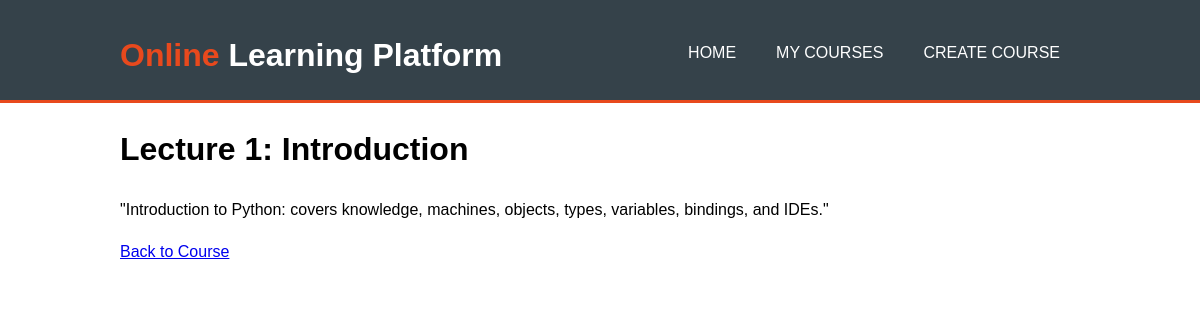
The page /lesson/1/ (signed in) on the database its author committed.
### courses/models.py (models this page shows, shortened)
class Lesson(models.Model):
    course = models.ForeignKey(Course, on_delete=models.CASCADE, related_name='lessons')
    title = models.CharField(max_length=200)
    content = models.TextField()

### courses/views.py (the view)
# urls.py: path('lesson/<int:lesson_id>/', views.lesson_detail, name='lesson_detail'),
@login_required
def lesson_detail(request, lesson_id):
    lesson = get_object_or_404(Lesson, id=lesson_id)
    if request.user.is_staff or Enrollment.objects.filter(student=request.user, course=lesson.course).exists():
        return render(request, 'courses/lesson_detail.html', {'lesson': lesson})
    else:
        messages.error(request, "You are not enrolled in this course.")
        return redirect('home')

### courses/templates/courses/lesson_detail.html (shortened to what this page needs)
{% extends 'courses/base.html' %}
{% block content %}
    <h1>{{ lesson.title }}</h1>
    <p>{{ lesson.content }}</p>
    <a href="{% url 'course_detail' lesson.course.id %}">Back to Course</a>
{% endblock %}

### courses/templates/courses/base.html (style rules this page uses)
body { font-family: Arial, sans-serif; line-height: 1.6; margin: 0; padding: 0; }

### rows shown on the page
Lesson: title "Lecture 1: Introduction", content "\"Introduction to Python: covers knowledge, machines, objects, types, variables, bindings, and IDEs.\""
